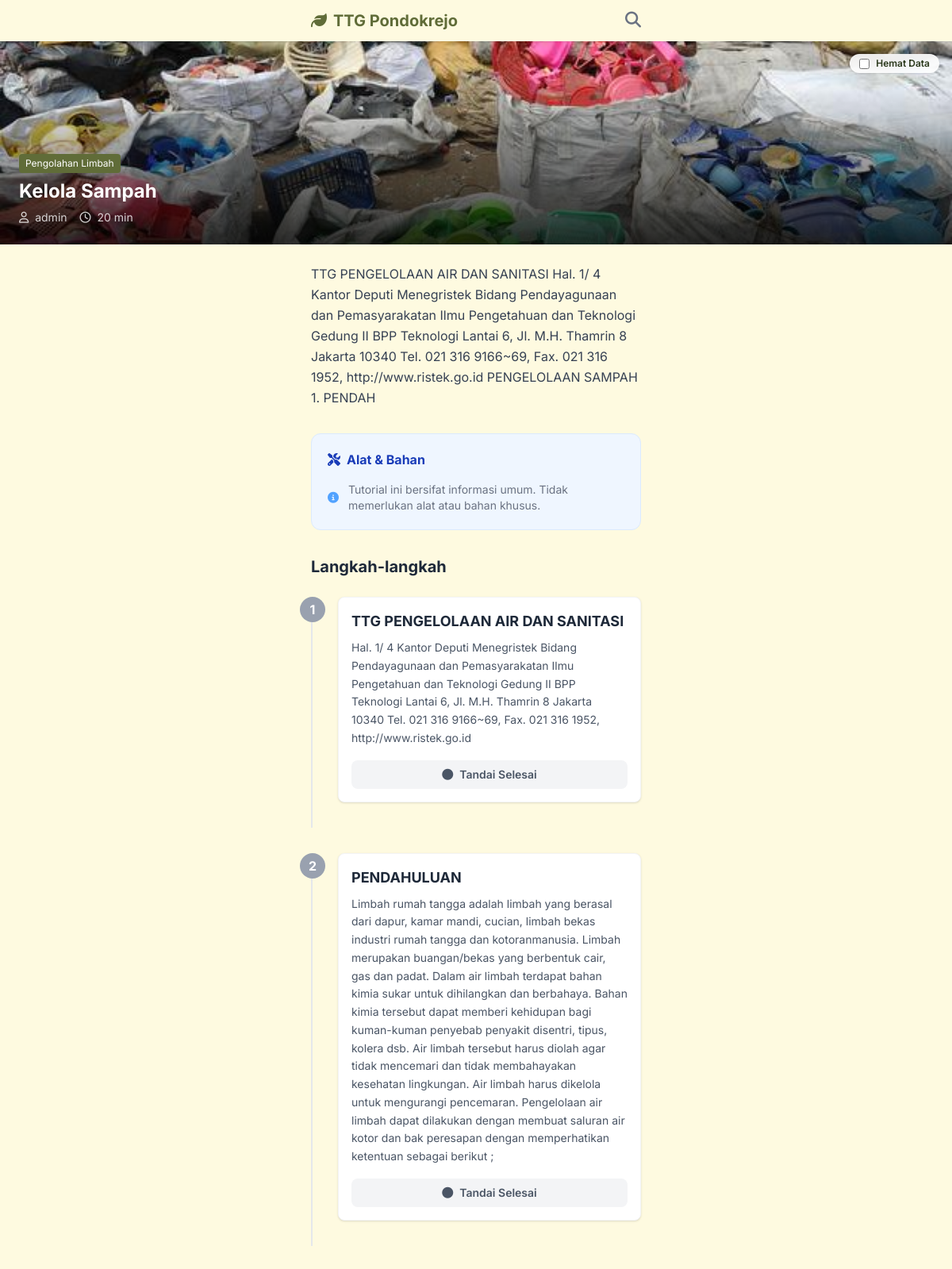
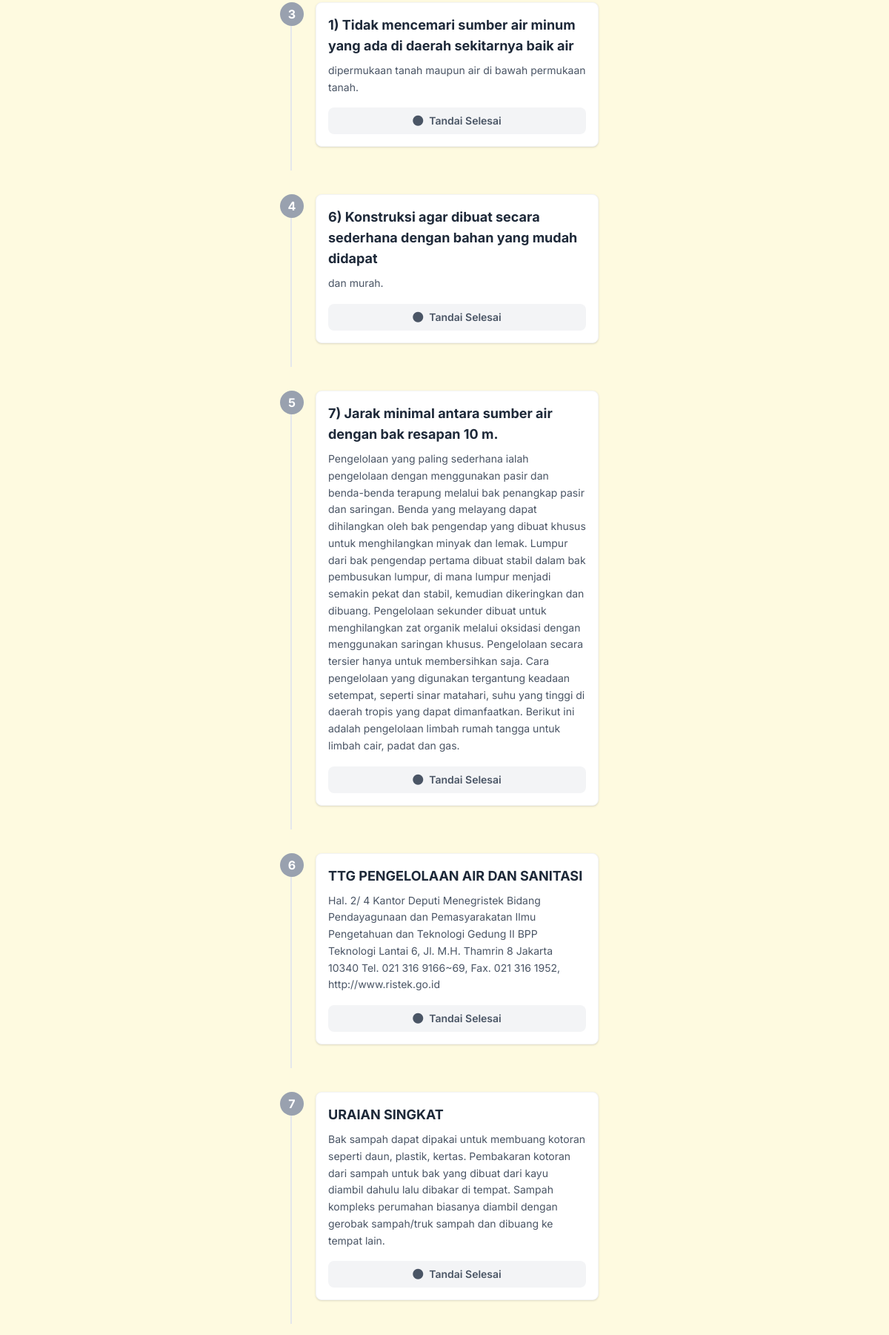
Page /tutorial.php?id=82 (upper part) on the committed database (2 pictures, top to bottom).
### tables this page shows
CREATE TABLE tutorials (
            id INTEGER PRIMARY KEY AUTOINCREMENT,
            title TEXT NOT NULL,
            slug TEXT UNIQUE NOT NULL,
            description TEXT,
            difficulty TEXT, -- 'Easy', 'Medium', 'Hard'
            duration INTEGER, -- in minutes
            category_id INTEGER,
            author_id INTEGER,
            created_at DATETIME DEFAULT CURRENT_TIMESTAMP,
            view_count INTEGER DEFAULT 0,
            image_path TEXT, video_url TEXT, pdf_path TEXT, -- Main thumbnail
            FOREIGN KEY(category_id) REFERENCES categories(id),
            FOREIGN KEY(author_id) REFERENCES users(id)
        );

CREATE TABLE categories (
            id INTEGER PRIMARY KEY AUTOINCREMENT,
            name TEXT NOT NULL,
            icon_class TEXT -- e.g. fa-leaf for fontawesome or just text
        );

CREATE TABLE users (
            id INTEGER PRIMARY KEY AUTOINCREMENT,
            username TEXT UNIQUE NOT NULL,
            password_hash TEXT NOT NULL,
            role TEXT DEFAULT 'admin'
        );

CREATE TABLE steps (
            id INTEGER PRIMARY KEY AUTOINCREMENT,
            tutorial_id INTEGER NOT NULL,
            step_number INTEGER NOT NULL,
            title TEXT,
            content TEXT,
            image_path TEXT,
            FOREIGN KEY(tutorial_id) REFERENCES tutorials(id) ON DELETE CASCADE
        );

### public/tutorial.php (the view, shortened to what this page needs)
<?php
require_once __DIR__ . '/../includes/functions.php';
$pdo = connectDB();
$id = (int)$_GET['id'];
$stmt = $pdo->prepare("SELECT t.*, c.name as category_name, u.username as author_name
                       FROM tutorials t
                       JOIN categories c ON t.category_id = c.id
                       LEFT JOIN users u ON t.author_id = u.id
                       WHERE t.id = ?");
$stmt->execute([$id]);
$tutorial = $stmt->fetch();
$stmt = $pdo->prepare("SELECT * FROM steps WHERE tutorial_id = ? ORDER BY step_number ASC");
$stmt->execute([$id]);
$steps = $stmt->fetchAll();
$stmt = $pdo->prepare("SELECT * FROM materials WHERE tutorial_id = ?");
$stmt->execute([$id]);
$materials = $stmt->fetchAll();
require_once __DIR__ . '/../includes/header.php';
?>
<div x-data="{
    dataSaver: false,
    completedSteps: JSON.parse(localStorage.getItem('completed_steps_<?php echo $id; ?>') || '[]'),
    toggleStep(stepId) {
        if (this.completedSteps.includes(stepId)) {
            this.completedSteps = this.completedSteps.filter(id => id !== stepId);
        } else {
            this.completedSteps.push(stepId);
        }
        localStorage.setItem('completed_steps_<?php echo $id; ?>', JSON.stringify(this.completedSteps));
    },
    isCompleted(stepId) {
        return this.completedSteps.includes(stepId);
    }
}" class="pb-24">
    <div class="relative h-64 w-full bg-gray-200">
        <template x-if="!dataSaver">
            <img src="<?php echo BASE_URL . ($tutorial['image_path'] ?? '/assets/images/default.jpg'); ?>"
                 alt="<?php echo $tutorial['title']; ?>"
                 class="w-full h-full object-cover">
        </template>
        <div class="absolute top-4 right-4 bg-white/90 backdrop-blur rounded-full px-3 py-1 shadow-sm text-xs font-semibold">
             <label class="flex items-center gap-2 cursor-pointer">
                <input type="checkbox" x-model="dataSaver" class="form-checkbox text-primary rounded focus:ring-primary">
                <span>Hemat Data</span>
            </label>
        </div>
        <div class="absolute bottom-0 left-0 right-0 bg-gradient-to-t from-black/80 to-transparent p-6 pt-20">
            <span class="bg-primary text-white text-xs px-2 py-1 rounded mb-2 inline-block">
                <?php echo $tutorial['category_name']; ?>
            </span>
            <h1 class="text-2xl font-bold text-white leading-tight mb-2">
                <?php echo $tutorial['title']; ?>
            </h1>
            <div class="flex text-white/80 text-sm gap-4">
                <span><i class="far fa-user mr-1"></i> <?php echo $tutorial['author_name'] ?? 'Admin'; ?></span>
                <span><i class="far fa-clock mr-1"></i> <?php echo $tutorial['duration']; ?> min</span>
            </div>
        </div>
    </div>
    <div class="px-4 py-6 max-w-md mx-auto">
        <div class="mb-8 text-gray-700 leading-relaxed prose prose-sm max-w-none">
            <?php echo renderContent($tutorial['description']); ?>
        </div>
        <div class="bg-blue-50 rounded-xl p-5 mb-8 border border-blue-100">
            <h3 class="font-bold text-blue-800 mb-4 flex items-center">
                <i class="fas fa-tools mr-2"></i> Alat & Bahan
            </h3>
            <?php if(!empty($materials)): ?>
            <ul class="space-y-3">
                <?php foreach($materials as $mat): ?>
                <li class="flex items-start gap-3 text-sm text-gray-700 border-b border-blue-100 pb-2 last:border-0 last:pb-0">
                    <i class="fas fa-check-circle text-blue-400 mt-1"></i>
                    <div>
                        <span class="font-semibold block"><?php echo $mat['name']; ?> (<?php echo $mat['quantity']; ?>)</span>
                        <?php if($mat['local_source']): ?>
                            <span class="text-xs text-blue-600 block mt-0.5">
                                <i class="fas fa-map-marker-alt mr-1"></i> Tersedia di: <?php echo $mat['local_source']; ?>
                            </span>
                        <?php endif; ?>
                    </div>
                </li>
                <?php endforeach; ?>
            </ul>
            <?php else: ?>
            <div class="flex items-center gap-3 text-sm text-gray-500">
                <i class="fas fa-info-circle text-blue-400"></i>
                <span>Tutorial ini bersifat informasi umum. Tidak memerlukan alat atau bahan khusus.</span>
            </div>
            <?php endif; ?>
        </div>
        <div class="space-y-8">
            <h3 class="font-bold text-xl text-gray-800 mb-6">Langkah-langkah</h3>
            <?php foreach($steps as $index => $step): ?>
            <div class="relative pl-8 pb-8 border-l-2 border-gray-200 last:border-0">
                <div class="absolute -left-4 top-0 w-8 h-8 rounded-full flex items-center justify-center font-bold text-white transition-colors duration-300"
                     :class="isCompleted(<?php echo $step['id']; ?>) ? 'bg-primary' : 'bg-gray-400'">
                    <?php echo $step['step_number']; ?>
                </div>
                <div class="bg-white rounded-lg p-4 shadow-sm border border-gray-100 transition-all duration-300"
                     :class="isCompleted(<?php echo $step['id']; ?>) ? 'opacity-60 grayscale' : ''">
                    <h4 class="font-bold text-lg mb-2 text-gray-800"><?php echo $step['title']; ?></h4>
                    <div class="text-gray-600 text-sm mb-4 leading-relaxed">
                        <?php echo renderContent($step['content']); ?>
                    </div>
                    <button @click="toggleStep(<?php echo $step['id']; ?>)"
                            class="w-full py-2 rounded-lg text-sm font-semibold transition flex items-center justify-center gap-2"
                            :class="isCompleted(<?php echo $step['id']; ?>)
                                ? 'bg-green-100 text-green-700 hover:bg-green-200'
                                : 'bg-gray-100 text-gray-600 hover:bg-gray-200'">
                        <i class="fas" :class="isCompleted(<?php echo $step['id']; ?>) ? 'fa-check' : 'fa-circle'"></i>
                        <span x-text="isCompleted(<?php echo $step['id']; ?>) ? 'Selesai' : 'Tandai Selesai'"></span>
                    </button>
                </div>
            </div>
            <?php endforeach; ?>
        </div>
    </div>
</div>
<?php require_once __DIR__ . '/../includes/footer.php'; ?>

### includes/header.php (shortened to what this page needs)
<!DOCTYPE html>
<html lang="id">
<head>
    <link rel="stylesheet" href="<?php echo BASE_URL; ?>/assets/css/style.css">
    <link rel="stylesheet" href="https://cdnjs.cloudflare.com/ajax/libs/font-awesome/6.4.0/css/all.min.css">
</head>
<body class="antialiased pb-20">
<nav class="bg-cornsilk shadow-sm sticky top-0 z-50">
    <div class="max-w-md mx-auto px-4 py-3 flex justify-between items-center">
        <a href="<?php echo BASE_URL; ?>/index.php" class="text-xl font-bold text-primary flex items-center gap-2">
            <i class="fas fa-leaf"></i> TTG Pondokrejo
        </a>
        <div class="flex gap-3">
             <a href="<?php echo BASE_URL; ?>/search.php" class="text-gray-500 hover:text-primary">
                <i class="fas fa-search text-xl"></i>
            </a>
        </div>
    </div>
</nav>

### includes/functions.php (shortened to what this page needs)
<?php
function cleanWordPressContent($content) {
    $content = preg_replace('/\[.+?\]/', '', $content);
    $content = str_replace('&nbsp;', ' ', $content);
    $content = preg_replace('/class="wp-image-\d+"/', '', $content);
    $content = preg_replace('/class="wp-block-list"/', '', $content);
    $content = preg_replace('/(<br\s*\/?>\s*){3,}/', '<br><br>', $content);
    $content = preg_replace('/<p>\s*<\/p>/', '', $content);
    $content = trim($content);
    return $content;
}
function renderContent($content) {
    $content = cleanWordPressContent($content);
    $content = preg_replace('/<p>\s*<ul>\s*<li>\s*<li>/i', '<ul><li>', $content);
    $content = preg_replace('/<\/li>\s*<\/li>\s*<\/ul>\s*<\/p>/i', '</li></ul>', $content);
    $content = preg_replace('/<li[^>]*>\s*(<br\s*\/?>\s*)*<\/li>/i', '', $content);
    $content = preg_replace('/<li>\s*<\/li>/i', '', $content);
    $content = preg_replace(
        '/<img\s+([^>]*)>/',
        '<img $1 class="w-full h-auto rounded-lg my-4 shadow-sm" loading="lazy">',
        $content
    );
    $content = preg_replace('/\s*style="[^"]*"/i', '', $content);
    $content = preg_replace(
        '/<p[^>]*>\s*Gambar\s+\d+\.?.*?<\/p>/i',
        '$0',
        $content
    );
    $content = preg_replace(
        '/^(Gambar\s+\d+\.?.*)$/m',
        '<p class="text-sm font-semibold text-gray-600 mt-4 mb-1 italic">$1</p>',
        $content
    );
    $content = preg_replace(
        '/^(Keterangan\s*(gambar|Gambar)\s*\d*)\s*:?\s*$/m',
        '<p class="text-sm font-bold text-gray-800 mt-3 mb-2">$1:</p>',
        $content
    );
    $content = preg_replace(
        '/<p[^>]*>\s*Keterangan\s*(gambar|Gambar)\s*\d*\s*:?\s*<\/p>/i',
        '<p class="text-sm font-bold text-gray-800 mt-3 mb-2">$0</p>',
        $content
    );
    $content = preg_replace(
        '/<ul[^>]*>/',
        '<ul class="space-y-1 ml-4 mb-4">',
        $content
    );
    $content = preg_replace(
        '/<li[^>]*>\s*(.*?)\s*<\/li>/s',
        '<li class="flex items-start gap-2 text-gray-700"><span class="text-primary mt-1 flex-shrink-0">•</span><span class="flex-1">$1</span></li>',
        $content
    );
    $content = preg_replace('/<p[^>]*>\s*<\/p>/i', '', $content);
    $content = preg_replace('/<p[^>]*>\s*<br\s*\/?>\s*<\/p>/i', '', $content);
    $content = preg_replace(
        '/<p[^>]*>(.*?)<\/p>/s',
        '<p class="mb-3 text-gray-700 leading-relaxed">$1</p>',
        $content
    );
    $content = preg_replace(
        '/<strong>/i',
        '<strong class="font-semibold text-gray-900">',
        $content
    );
    $content = preg_replace(
        '/<b>/i',
        '<b class="font-semibold text-gray-900">',
        $content
    );
    for ($i = 1; $i <= 3; $i++) {
        $size = $i === 1 ? 'text-xl' : ($i === 2 ? 'text-lg' : 'text-base');
        $content = preg_replace(
            "/<h{$i}([^>]*)>/i",
            "<h{$i}$1 class=\"{$size} font-bold text-gray-900 mt-6 mb-3\">",
            $content
        );
    }
    $content = preg_replace('/(<br\s*\/?>\s*){3,}/', '<br><br>', $content);
    $content = preg_replace('/<li[^>]*>\s*<\/li>/i', '', $content);
    $content = preg_replace('/<ul[^>]*>\s*<\/ul>/i', '', $content);
    return $content;
}
?>

### includes/footer.php (shortened to what this page needs)
</body>
</html>

### includes/header.php (style rules this page uses)
body { font-family: 'Inter', sans-serif; }

### rows in the picture
tutorials: image_path (picture), category.name "Pengolahan Limbah", title "Kelola Sampah", author.username "admin", duration "20", description "TTG PENGELOLAAN AIR DAN SANITASI Hal. 1/ 4 Kantor Deputi Menegristek Bidang Pendayagunaan dan Pemasyarakatan Ilmu Pengetahuan dan Teknologi Gedung II BPP Teknologi Lantai 6, Jl. M.H. Thamrin 8 Jakarta 10340 Tel. 021 316 9166~69, Fax. 021 316 1952, http://www.ristek.go.id PENGELOLAAN SAMPAH 1. PENDAH"
steps: step_number "1", title "TTG PENGELOLAAN AIR DAN SANITASI", content "Hal. 1/ 4 Kantor Deputi Menegristek Bidang Pendayagunaan dan Pemasyarakatan Ilmu Pengetahuan dan Teknologi Gedung II BPP Teknologi Lantai 6, Jl. M.H. Thamrin 8 Jakarta 10340 Tel. 021 316 9166~69, Fax. 021 316 1952, http://www.ristek.go.id"
steps: step_number "2", title "PENDAHULUAN", content "Limbah rumah tangga adalah limbah yang berasal dari dapur, kamar mandi, cucian, limbah bekas industri rumah tangga dan kotoranmanusia. Limbah merupakan buangan/bekas yang berbentuk cair, gas dan padat. Dalam air limbah terdapat bahan kimia sukar untuk dihilangkan dan berbahaya. Bahan kimia tersebut dapat memberi kehidupan bagi kuman-kuman penyebab penyakit disentri, tipus, kolera dsb. Air limbah tersebut harus diolah agar tidak mencemari dan tidak membahayakan kesehatan lingkungan. Air limbah harus dikelola untuk mengurangi pencemaran. Pengelolaan air limbah dapat dilakukan dengan membuat saluran air kotor dan bak peresapan dengan memperhatikan ketentuan sebagai berikut ;"
steps: step_number "3", title "1) Tidak mencemari sumber air minum yang ada di daerah sekitarnya baik air", content "dipermukaan tanah maupun air di bawah permukaan tanah."
steps: step_number "4", title "6) Konstruksi agar dibuat secara sederhana dengan bahan yang mudah didapat", content "dan murah."
steps: step_number "5", title "7) Jarak minimal antara sumber air dengan bak resapan 10 m.", content "Pengelolaan yang paling sederhana ialah pengelolaan dengan menggunakan pasir dan benda-benda terapung melalui bak penangkap pasir dan saringan. Benda yang melayang dapat dihilangkan oleh bak pengendap yang dibuat khusus untuk menghilangkan minyak dan lemak. Lumpur dari bak pengendap pertama dibuat stabil dalam bak pembusukan lumpur, di mana lumpur menjadi semakin pekat dan stabil, kemudian dikeringkan dan dibuang. Pengelolaan sekunder dibuat untuk menghilangkan zat organik melalui oksidasi dengan menggunakan saringan khusus. Pengelolaan secara tersier hanya untuk membersihkan saja. Cara pengelolaan yang digunakan tergantung keadaan setempat, seperti sinar matahari, suhu yang tinggi di…"
steps: step_number "6", title "TTG PENGELOLAAN AIR DAN SANITASI", content "Hal. 2/ 4 Kantor Deputi Menegristek Bidang Pendayagunaan dan Pemasyarakatan Ilmu Pengetahuan dan Teknologi Gedung II BPP Teknologi Lantai 6, Jl. M.H. Thamrin 8 Jakarta 10340 Tel. 021 316 9166~69, Fax. 021 316 1952, http://www.ristek.go.id"
steps: step_number "7", title "URAIAN SINGKAT", content "Bak sampah dapat dipakai untuk membuang kotoran seperti daun, plastik, kertas. Pembakaran kotoran dari sampah untuk bak yang dibuat dari kayu diambil dahulu lalu dibakar di tempat. Sampah kompleks perumahan biasanya diambil dengan gerobak sampah/truk sampah dan dibuang ke tempat lain."
